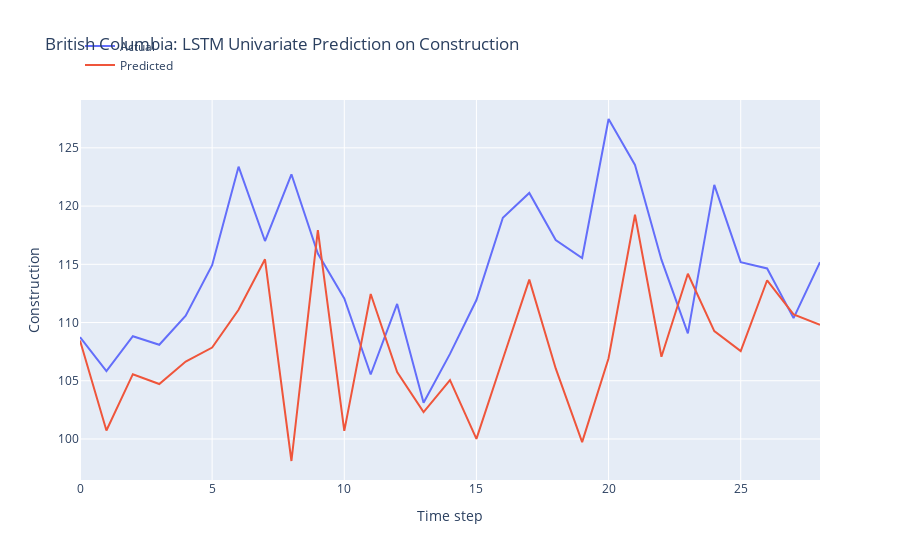

Notebook cell for this chart:
### Code cell
n_features = 1
X_train = X_train.reshape(X_train.shape[0], X_train.shape[1], n_features)

# define model
model = Sequential()
model.add(LSTM(50, activation='relu', input_shape=(n_steps, n_features)))
model.add(Dense(1))

# model = Sequential()
# model.add(LSTM(100, activation='relu', input_shape=(n_steps, n_features), kernel_regularizer=L2(0.001), return_sequences=True))
# model.add(LSTM(50, activation='relu', kernel_regularizer=L2(0.01)))
# model.add(Dense(1))

def r_squared(y_true, y_pred):
    SS_res =  K.sum(K.square(y_true - y_pred)) 
    SS_tot = K.sum(K.square(y_true - K.mean(y_true))) 
    return ( 1 - SS_res/(SS_tot + K.epsilon()) )

# Compile the model
model.compile(optimizer='adam', 
              loss='mse',
              metrics=[r_squared])

early_stopping = EarlyStopping(monitor='loss', patience=5, restore_best_weights=True)

# fit model
history = model.fit(X_train, y_train, 
          epochs = 20,
          batch_size = 32,
          verbose = 0,
          callbacks=[early_stopping])

# Obtain the MSE and R-squared from the last epoch
last_epoch_mse = history.history['loss'][-1]
last_epoch_r_squared = history.history['r_squared'][-1]

# Print the MSE and R-squared
print("Mean Squared Error (MSE) from the last epoch:", last_epoch_mse)
print("R-squared from the last epoch:", last_epoch_r_squared)

# plot loss and r2 score
plt.figure(figsize=(10, 6))

# Plot train loss
plt.plot(history.history['loss'], label='Train Loss')

# Plot train R-squared score
plt.plot(history.history['r_squared'], label='Train R2')

plt.title('Model Training Loss and R-squared Score')
plt.xlabel('Epochs')
plt.ylabel('Value')
plt.legend()
plt.grid(True)
plt.show()

# Evaluate the model
loss = model.evaluate(X_test, y_test)
print("MSE and R_squared:", loss)

# make prediction on test data
X_test = X_test.reshape(X_test.shape[0], X_test.shape[1], n_features)
y_pred = model.predict(X_test)

# Print the first 5 predictions and actual values
print("Predictions:")
flattened_predictions = [pred[0] for pred in y_pred[:10]]
print(flattened_predictions)
# print(y_pred[:10].tolist())
print("Actual values:")
rounded_actual_values = [round(value, len(str(prediction).split('.')[1])) for value, prediction in zip(y_test[:10], flattened_predictions)]
print(rounded_actual_values)

# plot the actual and predicted values for test data
trace1 = go.Scatter(x=np.arange(len(y_test)), y=y_test.flatten(), mode='lines', name='Actual')
trace2 = go.Scatter(x=np.arange(len(y_pred)), y=y_pred.flatten(), mode='lines', name='Predicted')

# Create layout
layout = go.Layout(
    title='British Columbia: LSTM Univariate Prediction on Construction',
    xaxis=dict(title='Time step'),
    yaxis=dict(title='Construction'),
    legend=dict(x=0, y=1.18)
)

# Create figure
fig = go.Figure(data=[trace1, trace2], layout=layout)

# Show plot
fig.show()

### Figure 1 — Plotly figure (JSON) as saved in the notebook; plotly's stock layout.template omitted (floating-point values rounded to 4 significant figures)
{"data": [{"mode": "lines", "name": "Actual", "type": "scatter", "x": [0, 1, 2, 3, 4, 5, 6, 7, 8, 9, 10, 11, 12, 13, 14, 15, 16, 17, 18, 19, 20, 21, 22, 23, 24, 25, 26, 27, 28], "y": [108.7, 105.8, 108.8, 108.1, 110.6, 114.9, 123.4, 117.0, 122.7, 115.9, 112.1, 105.5, 111.6, 103.1, 107.3, 111.9, 119.0, 121.1, 117.1, 115.5, 127.5, 123.5, 115.4, 109.1, 121.8, 115.2, 114.6, 110.4, 115.2]}, {"mode": "lines", "name": "Predicted", "type": "scatter", "x": [0, 1, 2, 3, 4, 5, 6, 7, 8, 9, 10, 11, 12, 13, 14, 15, 16, 17, 18, 19, 20, 21, 22, 23, 24, 25, 26, 27, 28], "y": [108.5, 100.7, 105.6, 104.7, 106.7, 107.9, 111.1, 115.4, 98.11, 117.9, 100.7, 112.4, 105.7, 102.3, 105.1, 100.0, 106.9, 113.7, 106.1, 99.73, 106.9, 119.3, 107.1, 114.2, 109.3, 107.6, 113.6, 110.7, 109.8]}], "layout": {"legend": {"x": 0, "y": 1.18}, "title": {"text": "British Columbia: LSTM Univariate Prediction on Construction"}, "xaxis": {"title": {"text": "Time step"}}, "yaxis": {"title": {"text": "Construction"}}}}
